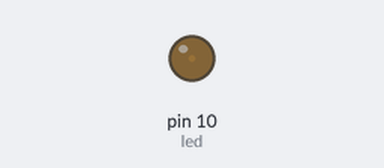
Bench run of a sketch on a simulated Arduino Uno, built with avr-gcc and run on an emulated ATmega328P. On the bench: output pins drawn as LEDs (lit = HIGH).

Above: at 0.05 s.
At 1.3 s:
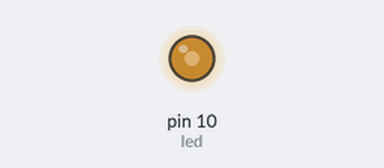
At 2.25 s:
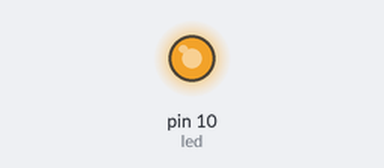
At 4.45 s:
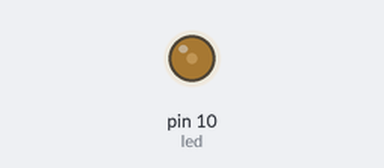
Timing chart, 0 to 6.6 s (numbered marks = the images above):
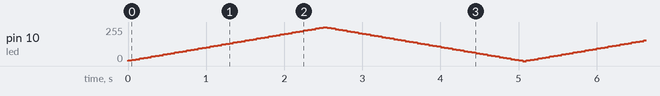

The sketch:

microprocessor_1.ino
```cpp
int led = 10;
int increase = 0;

void setup() {
  pinMode(led, OUTPUT);
}

void loop() {
 for (int i = 0; i < 51; i++) {
  increase += 5;
  analogWrite(led, increase);
  delay(50);
  }

  for (int i = 0; i < 51; i++) {
  increase -= 5;
  analogWrite(led, increase);
  delay(50);
  }
}
```
